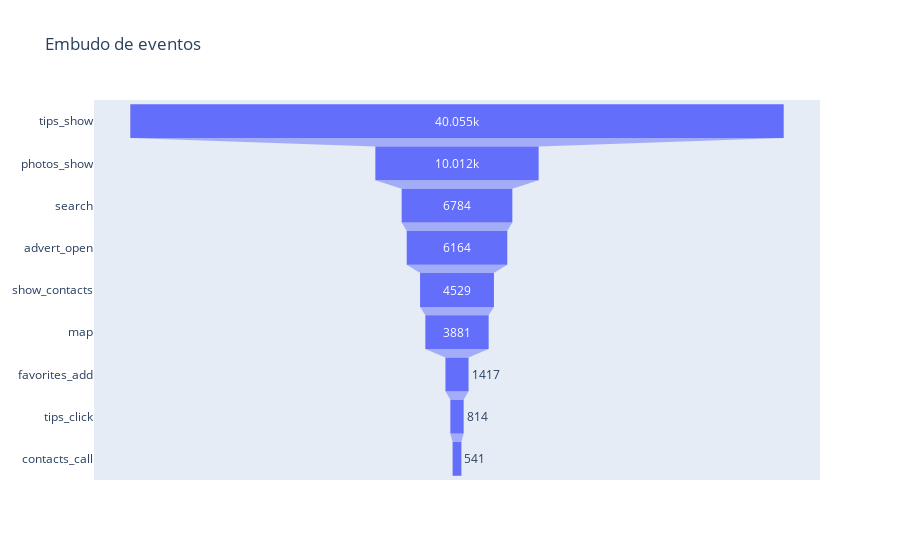

Notebook cell for this chart:
### Code cell
# Embudo de eventos 
fig = go.Figure(go.Funnel(
    y = data_count_event['event.name'],
    x = data_count_event['total_events'], 
))
fig.update_layout(title= 'Embudo de eventos')
fig.show()

### Figure 1 — Plotly figure (JSON) as saved in the notebook; plotly's stock layout.template omitted (floating-point values rounded to 4 significant figures)
{"data": [{"type": "funnel", "x": [40055, 10012, 6784, 6164, 4529, 3881, 1417, 814, 541], "y": ["tips_show", "photos_show", "search", "advert_open", "show_contacts", "map", "favorites_add", "tips_click", "contacts_call"]}], "layout": {"title": {"text": "Embudo de eventos"}}}
